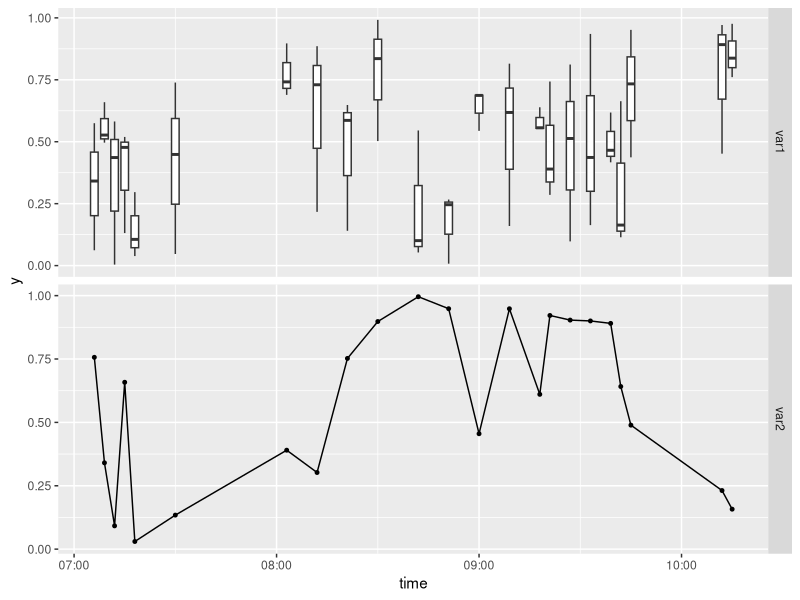

The R script that drew this image:
## ---- chunk 1
library(tidyverse)
dates <- seq(as.POSIXct("2017-10-01 07:00"), as.POSIXct("2017-10-01 10:30"), by = 180) # 180 seconds == 3 minutes
fake_data <- data.frame(time = dates,
                        var1_1 = runif(length(dates)),
                        var1_2 = runif(length(dates)),
                        var1_3 = runif(length(dates)),
                        var2 = runif(length(dates))) %>%
  sample_frac(size = 0.33)
head(fake_data)
## ---- chunk 2
fake_data_long <- fake_data %>%
  gather(x, y, var1_1:var2) %>%
  mutate(facet = ifelse(x %in% c("var1_1", "var1_2", "var1_3"), "var1", x))
head(fake_data_long)
## ---- chunk 3
fake_data_long %>%
  ggplot() +
    facet_grid(facet ~ ., scales = "free") +
    geom_point(data = subset(fake_data_long, facet == "var2"), 
               aes(x = time, y = y),
               size = 1) +
    geom_line(data = subset(fake_data_long, facet == "var2"), 
               aes(x = time, y = y)) +
    geom_boxplot(data = subset(fake_data_long, facet == "var1"), 
               aes(x = time, y = y, group = time))
## ---- chunk 4
sessionInfo()
